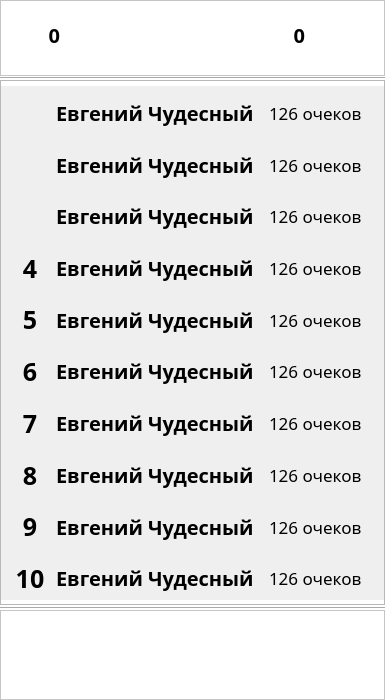
<?xml version="1.0" encoding="UTF-8"?>
<ui version="4.0">
 <class>MainWindow</class>
 <widget class="QMainWindow" name="MainWindow">
  <property name="geometry">
   <rect>
    <x>0</x>
    <y>0</y>
    <width>385</width>
    <height>700</height>
   </rect>
  </property>
  <property name="maximumSize">
   <size>
    <width>385</width>
    <height>700</height>
   </size>
  </property>
  <property name="windowTitle">
   <string>MainWindow</string>
  </property>
  <widget class="QWidget" name="centralwidget">
   <widget class="Line" name="line">
    <property name="geometry">
     <rect>
      <x>0</x>
      <y>600</y>
      <width>385</width>
      <height>16</height>
     </rect>
    </property>
    <property name="styleSheet">
     <string notr="true">background-color: rgb(255, 255, 255);</string>
    </property>
    <property name="orientation">
     <enum>Qt::Horizontal</enum>
    </property>
   </widget>
   <widget class="Line" name="line_2">
    <property name="geometry">
     <rect>
      <x>0</x>
      <y>70</y>
      <width>385</width>
      <height>16</height>
     </rect>
    </property>
    <property name="styleSheet">
     <string notr="true">background-color: rgb(255, 255, 255);</string>
    </property>
    <property name="orientation">
     <enum>Qt::Horizontal</enum>
    </property>
   </widget>
   <widget class="QFrame" name="frame">
    <property name="geometry">
     <rect>
      <x>0</x>
      <y>0</y>
      <width>385</width>
      <height>76</height>
     </rect>
    </property>
    <property name="styleSheet">
     <string notr="true">background-color: rgb(255, 255, 255);		</string>
    </property>
    <property name="frameShape">
     <enum>QFrame::StyledPanel</enum>
    </property>
    <property name="frameShadow">
     <enum>QFrame::Raised</enum>
    </property>
    <widget class="QLabel" name="ico_rating">
     <property name="geometry">
      <rect>
       <x>315</x>
       <y>10</y>
       <width>50</width>
       <height>50</height>
      </rect>
     </property>
     <property name="styleSheet">
      <string notr="true">image: url(:/resources/C:/Users/Фёдор/PycharmProjects/Bushe/MyIcons/фон+шрифты+верх.панель/рейтинг.ico);</string>
     </property>
     <property name="frameShape">
      <enum>QFrame::NoFrame</enum>
     </property>
     <property name="text">
      <string/>
     </property>
    </widget>
    <widget class="QLabel" name="place_rating">
     <property name="geometry">
      <rect>
       <x>255</x>
       <y>10</y>
       <width>50</width>
       <height>50</height>
      </rect>
     </property>
     <property name="font">
      <font>
       <family>Aristotelica Pro Tx Extlt</family>
       <pointsize>15</pointsize>
       <weight>75</weight>
       <bold>true</bold>
      </font>
     </property>
     <property name="frameShape">
      <enum>QFrame::NoFrame</enum>
     </property>
     <property name="text">
      <string>0</string>
     </property>
     <property name="alignment">
      <set>Qt::AlignRight|Qt::AlignTrailing|Qt::AlignVCenter</set>
     </property>
    </widget>
    <widget class="QLabel" name="count_days">
     <property name="geometry">
      <rect>
       <x>10</x>
       <y>10</y>
       <width>50</width>
       <height>50</height>
      </rect>
     </property>
     <property name="font">
      <font>
       <family>Aristotelica Pro Tx Extlt</family>
       <pointsize>15</pointsize>
       <weight>75</weight>
       <bold>true</bold>
      </font>
     </property>
     <property name="frameShape">
      <enum>QFrame::NoFrame</enum>
     </property>
     <property name="text">
      <string>0</string>
     </property>
     <property name="alignment">
      <set>Qt::AlignRight|Qt::AlignTrailing|Qt::AlignVCenter</set>
     </property>
    </widget>
    <widget class="QLabel" name="ico_days">
     <property name="geometry">
      <rect>
       <x>60</x>
       <y>10</y>
       <width>50</width>
       <height>50</height>
      </rect>
     </property>
     <property name="autoFillBackground">
      <bool>false</bool>
     </property>
     <property name="styleSheet">
      <string notr="true">image: url(:/resources/C:/Users/Фёдор/PycharmProjects/Bushe/MyIcons/фон+шрифты+верх.панель/огонёк.ico);</string>
     </property>
     <property name="frameShape">
      <enum>QFrame::NoFrame</enum>
     </property>
     <property name="text">
      <string/>
     </property>
    </widget>
   </widget>
   <widget class="QFrame" name="frame_2">
    <property name="geometry">
     <rect>
      <x>0</x>
      <y>610</y>
      <width>385</width>
      <height>90</height>
     </rect>
    </property>
    <property name="styleSheet">
     <string notr="true">background-color: rgb(255, 255, 255);</string>
    </property>
    <property name="frameShape">
     <enum>QFrame::StyledPanel</enum>
    </property>
    <property name="frameShadow">
     <enum>QFrame::Raised</enum>
    </property>
    <widget class="QPushButton" name="btn_book">
     <property name="geometry">
      <rect>
       <x>230</x>
       <y>10</y>
       <width>70</width>
       <height>70</height>
      </rect>
     </property>
     <property name="styleSheet">
      <string notr="true">QPushButton {
	
	image: url(:/bottom/C:/Users/Фёдор/PycharmProjects/Bushe/MyIcons/нижняя панель/н.п. 4.1.ico);
    color: black;
    border-radius: 35px;
}</string>
     </property>
     <property name="text">
      <string/>
     </property>
    </widget>
    <widget class="QPushButton" name="btn_home">
     <property name="geometry">
      <rect>
       <x>5</x>
       <y>10</y>
       <width>70</width>
       <height>70</height>
      </rect>
     </property>
     <property name="styleSheet">
      <string notr="true">QPushButton {
	
	image: url(:/bottom/C:/Users/Фёдор/PycharmProjects/Bushe/MyIcons/нижняя панель/н.п. 1.1.ico);
    color: black;
    border-radius: 35px;
}</string>
     </property>
     <property name="text">
      <string/>
     </property>
    </widget>
    <widget class="QPushButton" name="btn_settings">
     <property name="geometry">
      <rect>
       <x>305</x>
       <y>10</y>
       <width>70</width>
       <height>70</height>
      </rect>
     </property>
     <property name="styleSheet">
      <string notr="true">QPushButton {
	
	image: url(:/bottom/C:/Users/Фёдор/PycharmProjects/Bushe/MyIcons/нижняя панель/н.п. 5.1.ico);
    color: black;
    border-radius: 35px;
}</string>
     </property>
     <property name="text">
      <string/>
     </property>
    </widget>
    <widget class="QPushButton" name="btn_recall">
     <property name="geometry">
      <rect>
       <x>155</x>
       <y>10</y>
       <width>70</width>
       <height>70</height>
      </rect>
     </property>
     <property name="styleSheet">
      <string notr="true">QPushButton {
	
	image: url(:/bottom/C:/Users/Фёдор/PycharmProjects/Bushe/MyIcons/нижняя панель/н.п. 3.1.ico);
    color: black;
    border-radius: 35px;
}</string>
     </property>
     <property name="text">
      <string/>
     </property>
    </widget>
    <widget class="QPushButton" name="btn_rating">
     <property name="geometry">
      <rect>
       <x>80</x>
       <y>10</y>
       <width>70</width>
       <height>70</height>
      </rect>
     </property>
     <property name="styleSheet">
      <string notr="true">QPushButton {
	
	image: url(:/bottom/C:/Users/Фёдор/PycharmProjects/Bushe/MyIcons/нижняя панель/н.п. 2.2.ico);
    color: black;
    border-radius: 35px;
}</string>
     </property>
     <property name="text">
      <string/>
     </property>
    </widget>
   </widget>
   <widget class="QFrame" name="frame_3">
    <property name="geometry">
     <rect>
      <x>0</x>
      <y>80</y>
      <width>385</width>
      <height>525</height>
     </rect>
    </property>
    <property name="styleSheet">
     <string notr="true">background-image: url(:/resources/C:/Users/Фёдор/PycharmProjects/Bushe/MyIcons/фон+шрифты+верх.панель/фон.png);</string>
    </property>
    <property name="frameShape">
     <enum>QFrame::StyledPanel</enum>
    </property>
    <property name="frameShadow">
     <enum>QFrame::Raised</enum>
    </property>
    <widget class="QWidget" name="formLayoutWidget">
     <property name="geometry">
      <rect>
       <x>10</x>
       <y>10</y>
       <width>369</width>
       <height>511</height>
      </rect>
     </property>
     <layout class="QGridLayout" name="gridLayout">
      <item row="1" column="1">
       <widget class="QLabel" name="name_2">
        <property name="font">
         <font>
          <family>Kudryashev Display</family>
          <pointsize>15</pointsize>
          <weight>75</weight>
          <bold>true</bold>
         </font>
        </property>
        <property name="text">
         <string>Евгений Чудесный</string>
        </property>
       </widget>
      </item>
      <item row="6" column="0">
       <widget class="QLabel" name="label_8">
        <property name="minimumSize">
         <size>
          <width>40</width>
          <height>40</height>
         </size>
        </property>
        <property name="font">
         <font>
          <family>Kudryashev Display</family>
          <pointsize>19</pointsize>
          <weight>75</weight>
          <bold>true</bold>
         </font>
        </property>
        <property name="text">
         <string>7</string>
        </property>
        <property name="alignment">
         <set>Qt::AlignCenter</set>
        </property>
       </widget>
      </item>
      <item row="8" column="1">
       <widget class="QLabel" name="name_9">
        <property name="font">
         <font>
          <family>Kudryashev Display</family>
          <pointsize>15</pointsize>
          <weight>75</weight>
          <bold>true</bold>
         </font>
        </property>
        <property name="text">
         <string>Евгений Чудесный</string>
        </property>
       </widget>
      </item>
      <item row="0" column="0">
       <widget class="QLabel" name="label">
        <property name="minimumSize">
         <size>
          <width>40</width>
          <height>40</height>
         </size>
        </property>
        <property name="styleSheet">
         <string notr="true">image: url(:/rating/C:/Users/Фёдор/PycharmProjects/Bushe/MyIcons/3. рейтинг/медаль 1.ico);</string>
        </property>
        <property name="text">
         <string/>
        </property>
       </widget>
      </item>
      <item row="7" column="1">
       <widget class="QLabel" name="name_8">
        <property name="font">
         <font>
          <family>Kudryashev Display</family>
          <pointsize>15</pointsize>
          <weight>75</weight>
          <bold>true</bold>
         </font>
        </property>
        <property name="text">
         <string>Евгений Чудесный</string>
        </property>
       </widget>
      </item>
      <item row="5" column="1">
       <widget class="QLabel" name="name_6">
        <property name="font">
         <font>
          <family>Kudryashev Display</family>
          <pointsize>15</pointsize>
          <weight>75</weight>
          <bold>true</bold>
         </font>
        </property>
        <property name="text">
         <string>Евгений Чудесный</string>
        </property>
       </widget>
      </item>
      <item row="6" column="1">
       <widget class="QLabel" name="name_7">
        <property name="font">
         <font>
          <family>Kudryashev Display</family>
          <pointsize>15</pointsize>
          <weight>75</weight>
          <bold>true</bold>
         </font>
        </property>
        <property name="text">
         <string>Евгений Чудесный</string>
        </property>
       </widget>
      </item>
      <item row="9" column="1">
       <widget class="QLabel" name="name_10">
        <property name="font">
         <font>
          <family>Kudryashev Display</family>
          <pointsize>15</pointsize>
          <weight>75</weight>
          <bold>true</bold>
         </font>
        </property>
        <property name="text">
         <string>Евгений Чудесный</string>
        </property>
       </widget>
      </item>
      <item row="1" column="0">
       <widget class="QLabel" name="label_3">
        <property name="minimumSize">
         <size>
          <width>40</width>
          <height>40</height>
         </size>
        </property>
        <property name="styleSheet">
         <string notr="true">image: url(:/rating/C:/Users/Фёдор/PycharmProjects/Bushe/MyIcons/3. рейтинг/медаль 2.ico);</string>
        </property>
        <property name="text">
         <string/>
        </property>
       </widget>
      </item>
      <item row="0" column="1">
       <widget class="QLabel" name="name_1">
        <property name="font">
         <font>
          <family>Kudryashev Display</family>
          <pointsize>15</pointsize>
          <weight>75</weight>
          <bold>true</bold>
         </font>
        </property>
        <property name="text">
         <string>Евгений Чудесный</string>
        </property>
       </widget>
      </item>
      <item row="2" column="0">
       <widget class="QLabel" name="label_4">
        <property name="minimumSize">
         <size>
          <width>40</width>
          <height>40</height>
         </size>
        </property>
        <property name="styleSheet">
         <string notr="true">image: url(:/rating/C:/Users/Фёдор/PycharmProjects/Bushe/MyIcons/3. рейтинг/медаль 3.ico);</string>
        </property>
        <property name="text">
         <string/>
        </property>
       </widget>
      </item>
      <item row="3" column="0">
       <widget class="QLabel" name="label_5">
        <property name="minimumSize">
         <size>
          <width>40</width>
          <height>40</height>
         </size>
        </property>
        <property name="font">
         <font>
          <family>Kudryashev Display</family>
          <pointsize>19</pointsize>
          <weight>75</weight>
          <bold>true</bold>
         </font>
        </property>
        <property name="text">
         <string>4</string>
        </property>
        <property name="alignment">
         <set>Qt::AlignCenter</set>
        </property>
       </widget>
      </item>
      <item row="3" column="1">
       <widget class="QLabel" name="name_4">
        <property name="font">
         <font>
          <family>Kudryashev Display</family>
          <pointsize>15</pointsize>
          <weight>75</weight>
          <bold>true</bold>
         </font>
        </property>
        <property name="text">
         <string>Евгений Чудесный</string>
        </property>
       </widget>
      </item>
      <item row="7" column="0">
       <widget class="QLabel" name="label_11">
        <property name="minimumSize">
         <size>
          <width>40</width>
          <height>40</height>
         </size>
        </property>
        <property name="font">
         <font>
          <family>Kudryashev Display</family>
          <pointsize>19</pointsize>
          <weight>75</weight>
          <bold>true</bold>
         </font>
        </property>
        <property name="text">
         <string>8</string>
        </property>
        <property name="alignment">
         <set>Qt::AlignCenter</set>
        </property>
       </widget>
      </item>
      <item row="4" column="0">
       <widget class="QLabel" name="label_6">
        <property name="minimumSize">
         <size>
          <width>40</width>
          <height>40</height>
         </size>
        </property>
        <property name="font">
         <font>
          <family>Kudryashev Display</family>
          <pointsize>19</pointsize>
          <weight>75</weight>
          <bold>true</bold>
         </font>
        </property>
        <property name="text">
         <string>5</string>
        </property>
        <property name="alignment">
         <set>Qt::AlignCenter</set>
        </property>
       </widget>
      </item>
      <item row="8" column="0">
       <widget class="QLabel" name="label_10">
        <property name="minimumSize">
         <size>
          <width>40</width>
          <height>40</height>
         </size>
        </property>
        <property name="font">
         <font>
          <family>Kudryashev Display</family>
          <pointsize>19</pointsize>
          <weight>75</weight>
          <bold>true</bold>
         </font>
        </property>
        <property name="text">
         <string>9</string>
        </property>
        <property name="alignment">
         <set>Qt::AlignCenter</set>
        </property>
       </widget>
      </item>
      <item row="5" column="0">
       <widget class="QLabel" name="label_7">
        <property name="minimumSize">
         <size>
          <width>40</width>
          <height>40</height>
         </size>
        </property>
        <property name="maximumSize">
         <size>
          <width>40</width>
          <height>16777215</height>
         </size>
        </property>
        <property name="font">
         <font>
          <family>Kudryashev Display</family>
          <pointsize>19</pointsize>
          <weight>75</weight>
          <bold>true</bold>
         </font>
        </property>
        <property name="text">
         <string>6</string>
        </property>
        <property name="alignment">
         <set>Qt::AlignCenter</set>
        </property>
       </widget>
      </item>
      <item row="2" column="1">
       <widget class="QLabel" name="name_3">
        <property name="font">
         <font>
          <family>Kudryashev Display</family>
          <pointsize>15</pointsize>
          <weight>75</weight>
          <bold>true</bold>
         </font>
        </property>
        <property name="text">
         <string>Евгений Чудесный</string>
        </property>
       </widget>
      </item>
      <item row="9" column="0">
       <widget class="QLabel" name="label_9">
        <property name="minimumSize">
         <size>
          <width>40</width>
          <height>40</height>
         </size>
        </property>
        <property name="font">
         <font>
          <family>Kudryashev Display</family>
          <pointsize>19</pointsize>
          <weight>75</weight>
          <bold>true</bold>
         </font>
        </property>
        <property name="text">
         <string>10</string>
        </property>
        <property name="alignment">
         <set>Qt::AlignCenter</set>
        </property>
       </widget>
      </item>
      <item row="4" column="1">
       <widget class="QLabel" name="name_5">
        <property name="font">
         <font>
          <family>Kudryashev Display</family>
          <pointsize>15</pointsize>
          <weight>75</weight>
          <bold>true</bold>
         </font>
        </property>
        <property name="text">
         <string>Евгений Чудесный</string>
        </property>
       </widget>
      </item>
      <item row="0" column="2">
       <widget class="QLabel" name="count_points_1">
        <property name="maximumSize">
         <size>
          <width>110</width>
          <height>16777215</height>
         </size>
        </property>
        <property name="font">
         <font>
          <family>Kudryashev Display</family>
          <pointsize>13</pointsize>
         </font>
        </property>
        <property name="text">
         <string>126 очеков</string>
        </property>
       </widget>
      </item>
      <item row="1" column="2">
       <widget class="QLabel" name="count_points_2">
        <property name="maximumSize">
         <size>
          <width>110</width>
          <height>16777215</height>
         </size>
        </property>
        <property name="font">
         <font>
          <family>Kudryashev Display</family>
          <pointsize>13</pointsize>
         </font>
        </property>
        <property name="text">
         <string>126 очеков</string>
        </property>
       </widget>
      </item>
      <item row="2" column="2">
       <widget class="QLabel" name="count_points_3">
        <property name="maximumSize">
         <size>
          <width>110</width>
          <height>16777215</height>
         </size>
        </property>
        <property name="font">
         <font>
          <family>Kudryashev Display</family>
          <pointsize>13</pointsize>
         </font>
        </property>
        <property name="text">
         <string>126 очеков</string>
        </property>
       </widget>
      </item>
      <item row="3" column="2">
       <widget class="QLabel" name="count_points_4">
        <property name="maximumSize">
         <size>
          <width>110</width>
          <height>16777215</height>
         </size>
        </property>
        <property name="font">
         <font>
          <family>Kudryashev Display</family>
          <pointsize>13</pointsize>
         </font>
        </property>
        <property name="text">
         <string>126 очеков</string>
        </property>
       </widget>
      </item>
      <item row="4" column="2">
       <widget class="QLabel" name="count_points_5">
        <property name="maximumSize">
         <size>
          <width>110</width>
          <height>16777215</height>
         </size>
        </property>
        <property name="font">
         <font>
          <family>Kudryashev Display</family>
          <pointsize>13</pointsize>
         </font>
        </property>
        <property name="text">
         <string>126 очеков</string>
        </property>
       </widget>
      </item>
      <item row="5" column="2">
       <widget class="QLabel" name="count_points_6">
        <property name="maximumSize">
         <size>
          <width>110</width>
          <height>16777215</height>
         </size>
        </property>
        <property name="font">
         <font>
          <family>Kudryashev Display</family>
          <pointsize>13</pointsize>
         </font>
        </property>
        <property name="text">
         <string>126 очеков</string>
        </property>
       </widget>
      </item>
      <item row="6" column="2">
       <widget class="QLabel" name="count_points_7">
        <property name="maximumSize">
         <size>
          <width>110</width>
          <height>16777215</height>
         </size>
        </property>
        <property name="font">
         <font>
          <family>Kudryashev Display</family>
          <pointsize>13</pointsize>
         </font>
        </property>
        <property name="text">
         <string>126 очеков</string>
        </property>
       </widget>
      </item>
      <item row="7" column="2">
       <widget class="QLabel" name="count_points_8">
        <property name="maximumSize">
         <size>
          <width>110</width>
          <height>16777215</height>
         </size>
        </property>
        <property name="font">
         <font>
          <family>Kudryashev Display</family>
          <pointsize>13</pointsize>
         </font>
        </property>
        <property name="text">
         <string>126 очеков</string>
        </property>
       </widget>
      </item>
      <item row="8" column="2">
       <widget class="QLabel" name="count_points_9">
        <property name="maximumSize">
         <size>
          <width>110</width>
          <height>16777215</height>
         </size>
        </property>
        <property name="font">
         <font>
          <family>Kudryashev Display</family>
          <pointsize>13</pointsize>
         </font>
        </property>
        <property name="text">
         <string>126 очеков</string>
        </property>
       </widget>
      </item>
      <item row="9" column="2">
       <widget class="QLabel" name="count_points_10">
        <property name="maximumSize">
         <size>
          <width>110</width>
          <height>16777215</height>
         </size>
        </property>
        <property name="font">
         <font>
          <family>Kudryashev Display</family>
          <pointsize>13</pointsize>
         </font>
        </property>
        <property name="text">
         <string>126 очеков</string>
        </property>
       </widget>
      </item>
     </layout>
    </widget>
   </widget>
  </widget>
 </widget>
 <resources>
  <include location="../MyIcons/resources.qrc"/>
 </resources>
 <connections/>
</ui>
